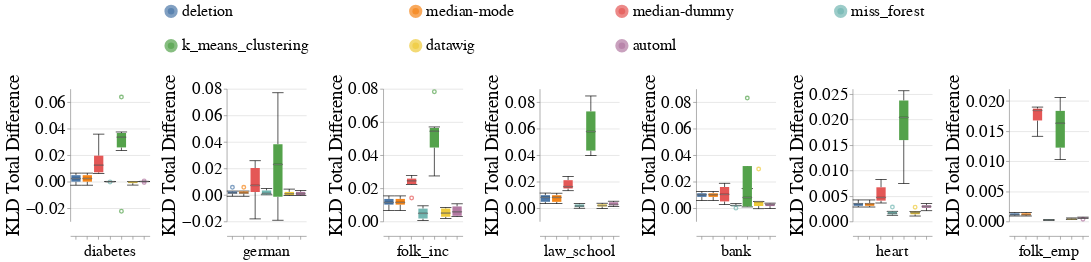

The notebook cell saved with this chart:
### Code cell
create_box_plots_for_diff_imputers_and_datasets_for_mixed_exp(train_injection_scenario='mixed_exp',
                                                              test_injection_scenario='MCAR1 & MAR1 & MNAR1',
                                                              metric_name='kl_divergence_total',
                                                              dataset_to_column_name=DATASET_TO_COLUMN_NAME,
                                                              dataset_to_group=DATASETS_SENSITIVE_ATTRS,
                                                              db_client=db_client,
                                                              without_dummy=False)

### Figure 1 — Vega-Lite specification as saved in the notebook (floating-point values rounded to 4 significant figures; data arrays with more than 128 entries replaced by an {"elided": "..."} marker saying what was removed)
{"config": {"view": {"continuousWidth": 400, "continuousHeight": 300, "stroke": null}, "axis": {"labelFontSize": 26, "labelFontWeight": "normal", "titleFontSize": 28, "titleFontWeight": "normal"}, "facet": {"spacing": 15}, "header": {"labelFontSize": 24, "labelOrient": "bottom", "labelPadding": 5, "titleFontSize": 28}, "legend": {"columns": 4, "direction": "horizontal", "labelFontSize": 24, "labelLimit": 400, "orient": "top", "symbolOffset": 140, "symbolStrokeWidth": 10, "titleAnchor": "middle", "titleFontSize": 26, "titleLimit": 300}, "title": {"fontSize": 28}}, "data": {"name": "data-5177ebbc2c69ffe61bdaa6a089fb521c"}, "mark": {"type": "boxplot", "median": {"stroke": "black", "strokeWidth": 0.7}, "ticks": true}, "encoding": {"color": {"field": "Null_Imputer_Name", "sort": ["deletion", "median-mode", "median-dummy", "miss_forest", "k_means_clustering", "datawig", "automl"], "title": null, "type": "nominal"}, "column": {"field": "Extended_Dataset_Name", "sort": {"field": "Dataset_Sequence_Number", "order": "ascending"}, "title": null, "type": "nominal"}, "x": {"axis": {"labels": false}, "field": "Null_Imputer_Name", "sort": ["deletion", "median-mode", "median-dummy", "miss_forest", "k_means_clustering", "datawig", "automl"], "title": null, "type": "nominal"}, "y": {"field": "Kl_Divergence_Total_Difference", "scale": {"zero": false}, "title": "KLD Total Difference", "type": "quantitative"}}, "height": 200, "resolve": {"scale": {"y": "independent"}}, "width": 120, "$schema": "https://vega.github.io/schema/vega-lite/v4.17.0.json", "datasets": {"data-5177ebbc2c69ffe61bdaa6a089fb521c": {"elided": "293 records"}}}
